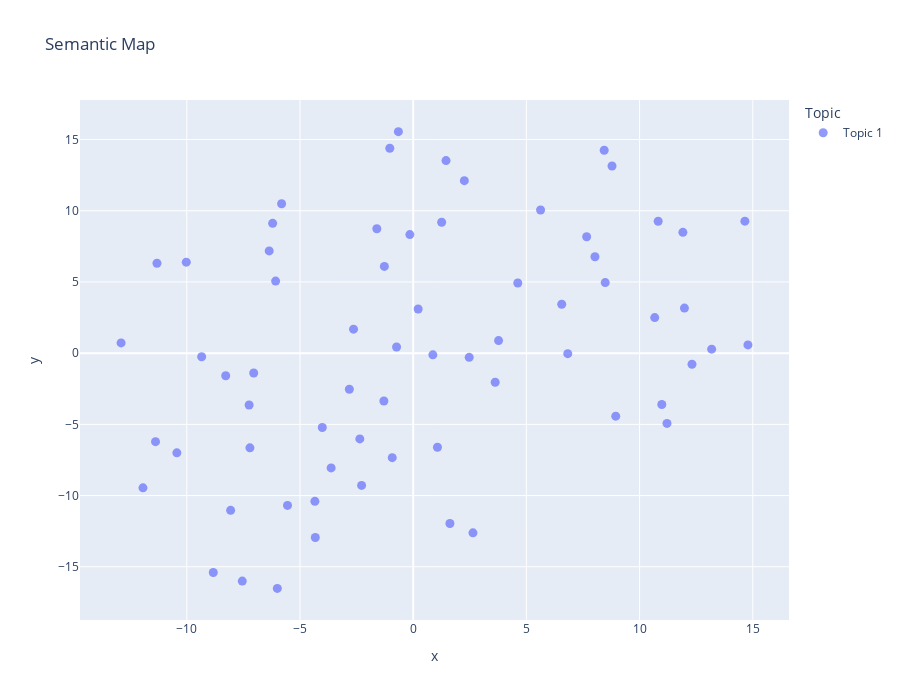

The cell this chart's notebook holds for it:
### Markdown cell above
## Interactive Chart

### Code cell
import plotly.express as px
import textwrap

def wrap_hover(text, width=60):
    if pd.isna(text):
        return ""
    lines = textwrap.wrap(str(text), width=width)
    return "<br>".join(lines)

plot_df = df.copy()
plot_df["_primary"] = plot_df[TEXT_COL_PRIMARY].apply(lambda t: wrap_hover(t, width=60))

hover_name_col = "filename" if "filename" in df.columns else TEXT_COL_PRIMARY
hover_data = {"_primary": True, "x": False, "y": False}
if TEXT_COL_SECONDARY and TEXT_COL_SECONDARY in df.columns:
    plot_df["_secondary"] = plot_df[TEXT_COL_SECONDARY].apply(lambda t: wrap_hover(t, width=60))
    hover_data["_secondary"] = True

fig = px.scatter(
    plot_df,
    x="x",
    y="y",
    color="topic_label",
    hover_name=hover_name_col,
    hover_data=hover_data,
    title="Semantic Map",
    width=900,
    height=700,
)
fig.update_traces(marker=dict(size=9, opacity=0.7))
fig.update_layout(
    legend_title_text="Topic",
    hoverlabel=dict(namelength=-1),
)
fig.show()
